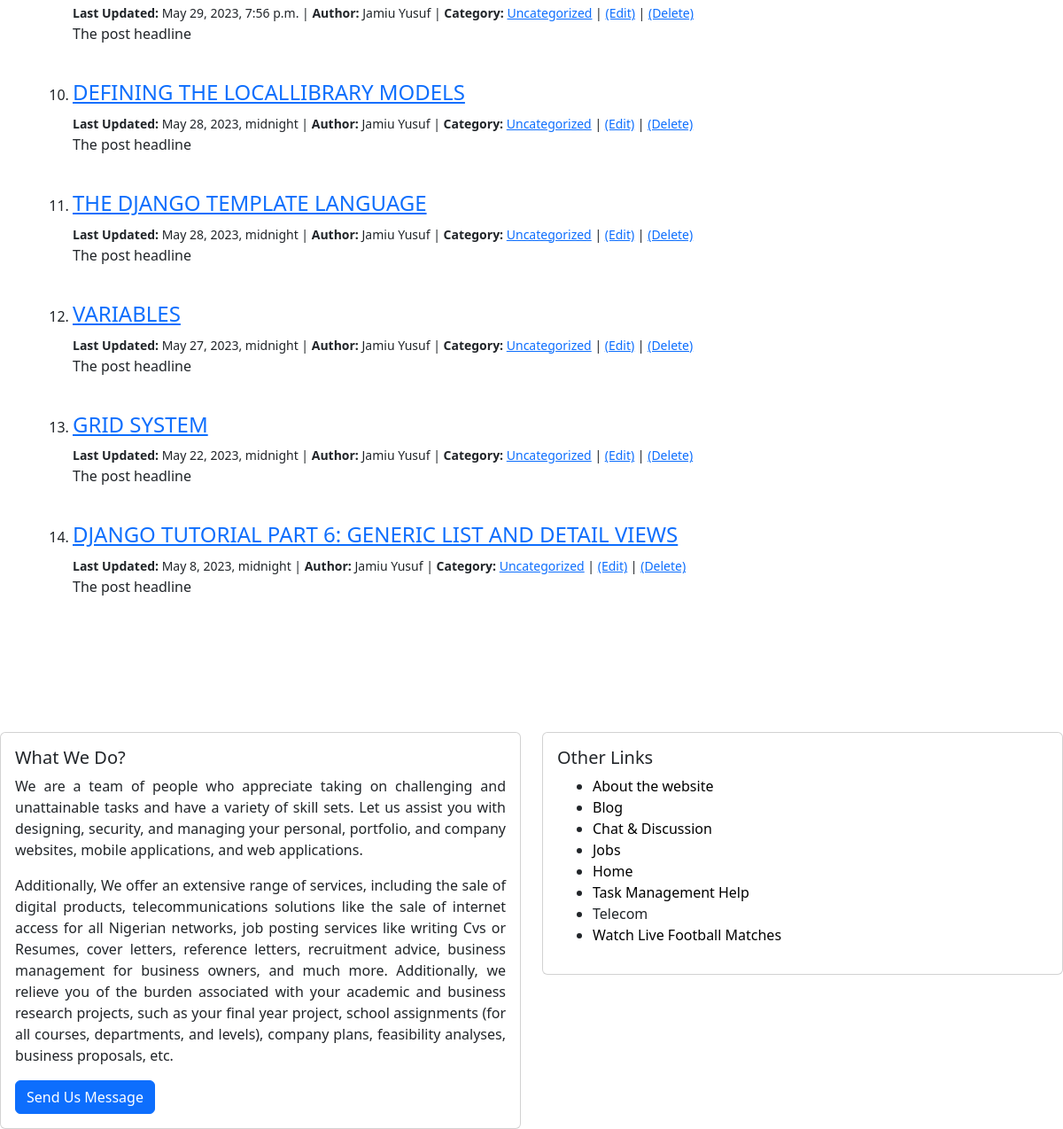
/blog/ (signed in, lower part), run on an earlier commit of the app's database.
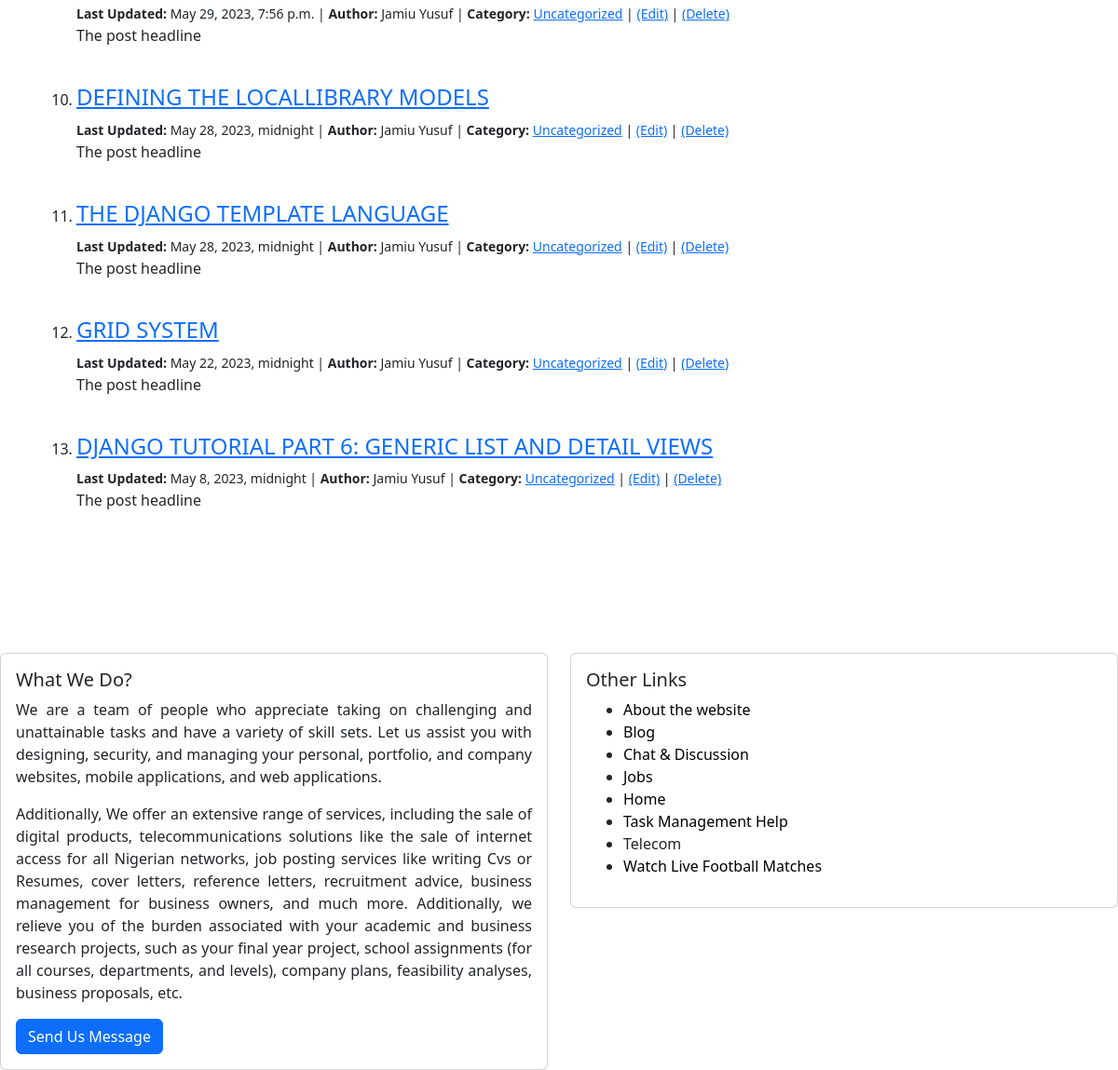
And on a later commit of the database.
### index/models.py (models this page shows, shortened)
class BlogPost(models.Model):
    author = models.ForeignKey(User, on_delete=models.CASCADE)
    title = models.CharField(max_length=255, unique=True)
    date = models.DateTimeField(auto_now_add=True)
    category = models.CharField(max_length=150, default='uncategorized')
    content = RichTextField(blank=True, null=True, unique=True)
    headline = models.TextField(max_length=255)
    likes = models.ManyToManyField(User, related_name='blog_posts')

### index/views.py (the view)
# urls.py: path('blog/', BlogHomeView.as_view(), name="blog_list"),
class BlogHomeView(ListView):
    model = models.BlogPost
    template_name = 'home/blog_list.html'
    ordering = ['-date']

### index/templates/home/blog_list.html (shortened to what this page needs)
{% extends 'home/base.html' %}
{% block body %}
    <h1>BLOG POSTS</h1> <br>
        <ol>
        {% for blog in object_list %}
        <li>
           <h4><a href="{% url 'index:blog_details' blog.pk %}"> {{blog.title | upper}}</a></h4>
           {% if user.is_authenticated %}
                <small>
                   <b>Last Updated:</b>  {{blog.date}} | <b>Author: </b>
                        {{blog.author.first_name}} {{blog.author.last_name}} |
                   <b>Category:</b>  <a href="{% url 'index:category_list' blog.category %}">{{blog.category}}</a>
                {% if blog.author.id == user.id  %}
                    | <a href="{% url 'index:edit_post' blog.pk %}">(Edit)</a>
                    | <a href="{% url 'index:delete_post' blog.pk %}">(Delete)</a>
                {% endif %}
                </small>
                <p>
                       {{blog.headline | safe}}
                </p>
        {% endif %}
        </li> <br>
        {% empty %}
            <h2>No recent posts availabe at the moment....</h2>
        {% endfor %}
    </ol>
{% endblock %}

What changed in the data, as far as the page shows it:
removed BlogPost: title "VARIABLES", date "May 27, 2023, midnight", author.first_name "Jamiu", author.last_name "Yusuf", category "Uncategorized", shows "(Edit)", headline "The post headline"
